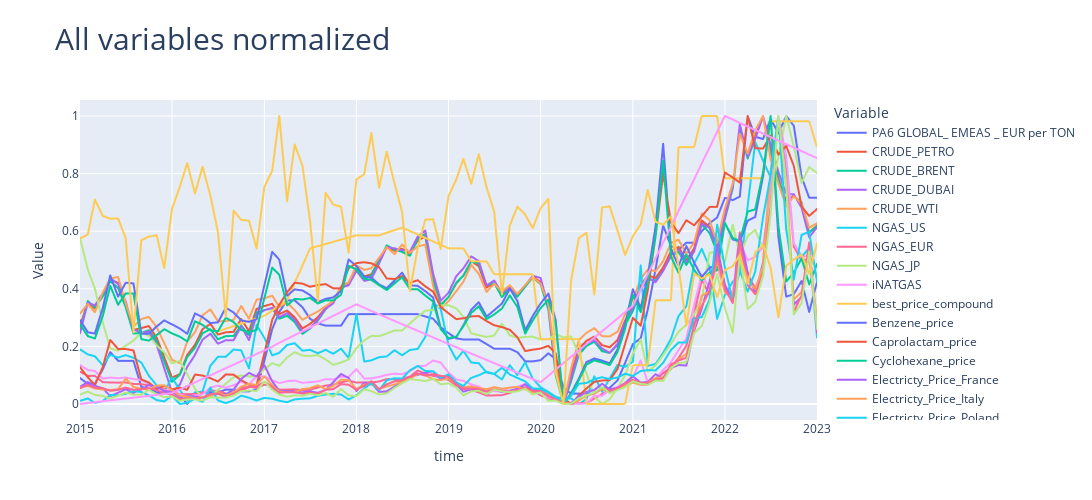

The cell this chart's notebook holds for it:
### Markdown cell above
**Let us first look at the evolution of all of our variables. We are interested in observing common trends and correlations, so we will first rescale/normalize our variables so they range from 0 to 1, and then we will inspect them groupwise**

### Code cell
scaler = MinMaxScaler()
df_normalized = pd.DataFrame(scaler.fit_transform(data), index=data.index, columns=data.columns)
df_melted = df_normalized.reset_index().melt(id_vars=df_normalized.index.name, var_name='Variable', value_name='Value')
fig = px.line(df_melted, x=df_normalized.index.name, y='Value', color='Variable', title='All variables normalized')
fig.update_layout(width=1300, height=500, title_font=dict(size=30))
fig.show()
